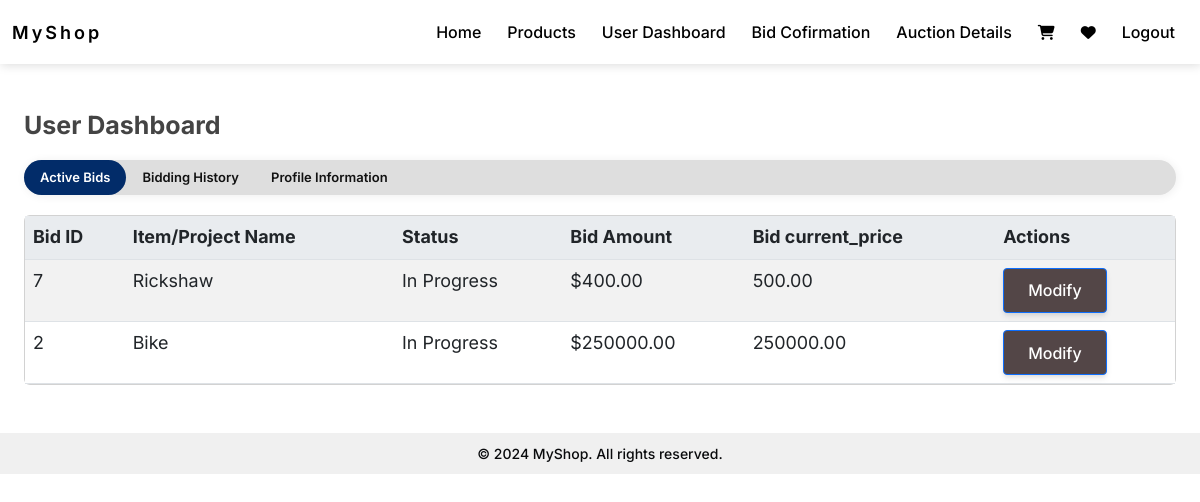
/bids/dashboard/ (signed in), run on the app's committed database.
### bids/models.py (models this page shows, shortened)
class Bid(models.Model):
    product = models.ForeignKey(Product, on_delete=models.CASCADE)
    user = models.ForeignKey(CustomUser, on_delete=models.CASCADE)
    bid_amount = models.DecimalField(max_digits=10, decimal_places=2)
    bid_time = models.DateTimeField(auto_now_add=True)
    payment_completed = models.BooleanField(default=False)  # Track payment status
    class Meta:
        ordering = ['-bid_time']  # Show latest bids first

class Product(models.Model):
    name = models.CharField(max_length=200)
    description = models.TextField()
    starting_price = models.DecimalField(max_digits=10, decimal_places=2)
    current_price = models.DecimalField(max_digits=10, decimal_places=2, blank=True, null=True)
    auction_start_time = models.DateTimeField()
    auction_end_time = models.DateTimeField()
    image = models.ImageField(upload_to='product_images/', null=True, blank=True)
    video = models.FileField(upload_to='product_videos/', null=True, blank=True)
    owner = models.ForeignKey(CustomUser, on_delete=models.SET_NULL, null=True, blank=True)

### bids/views.py (the view, shortened to what this page needs)
# urls.py: path('dashboard/', views.dashboard, name='dashboard'),
def dashboard(request):
    user_id = request.session.get('user_id')
    if not user_id:
        messages.error(request, 'You need to log in first.')
        return redirect('users:login')
    user1 = CustomUser.objects.get(pk=user_id)
    active_bids = Bid.objects.filter(user=user1, product__auction_end_time__gte=timezone.now())
    past_bids = Bid.objects.filter(user=user1, product__auction_end_time__lt=timezone.now())
    user = get_object_or_404(CustomUser, id=user_id)
    return render(request, 'dashboard.html', {'user': user,'active_bids': active_bids, 'past_bids': past_bids})

### bids/templates/dashboard.html (shortened to what this page needs)
{% extends 'base.html' %}
{% block content %}
<div class="UserDashboard py-5">
    <div class="container">
<h1 class="Title">User Dashboard</h1>
        <ul class="nav nav-pills" id="pills-tab" role="tablist">
    <li class="nav-item" role="presentation">
        <a class="nav-link active" id="pills-active-bids-tab" data-bs-toggle="pill" href="#pills-active-bids" role="tab" aria-controls="pills-active-bids" aria-selected="true">Active Bids</a>
    </li>
    <li class="nav-item" role="presentation">
        <a class="nav-link" id="pills-bidding-history-tab" data-bs-toggle="pill" href="#pills-bidding-history" role="tab" aria-controls="pills-bidding-history" aria-selected="false">Bidding History</a>
    </li>
    <li class="nav-item" role="presentation">
        <a class="nav-link" id="pills-profile-info-tab" data-bs-toggle="pill" href="#pills-profile-info" role="tab" aria-controls="pills-profile-info" aria-selected="false">Profile Information</a>
    </li>
</ul>
<div class="tab-content" id="pills-tabContent">
    <div class="tab-pane fade show active" id="pills-active-bids" role="tabpanel" aria-labelledby="pills-active-bids-tab">
        <div class="dashboard-section">
            <div class="card">
                <div class="card-body">
                    <table class="table table-striped">
                        <thead>
                            <tr>
                                <th>Bid ID</th>
                                <th>Item/Project Name</th>
                                <th>Status</th>
                                <th>Bid Amount</th>
                                <th>Bid current_price</th>
                                <th>Actions</th>
                            </tr>
                        </thead>
                        <tbody>
                            {% for bid in active_bids %}
                            <tr>
                                <td>{{ bid.id }}</td>
                                <td>{{ bid.product.name }}</td>
                                <td> In Progress</td>
                                <td>${{ bid.bid_amount }}</td>
                                <td>{{ bid.product.current_price }}</td>
                                <td>
                                    <a class="btn btn-primary btn-sm" href="{% url 'bids:product_detail' bid.product.id %}">Modify</a>
                                </td>
                            </tr>
                            {% empty %}
                            <tr><td colspan="6" style="text-align:center;">No active bids.</td></tr>
                            {% endfor %}
                        </tbody>
                    </table>
                </div>
            </div>
        </div>
    </div>
</div>
</div>
</div>
{% endblock %}

### static/css/style.css (style rules this page uses)
body { margin: 0; padding: 0; box-sizing: border-box; font-family: "Poppins", sans-serif; }
.Title { color: #444444; font-weight: 700; font-size: 25px; margin-bottom: 20px; }
.UserDashboard .nav-pills { --bs-nav-pills-border-radius: var(--bs-border-radius); --bs-nav-pills-link-active-color: #fff; --bs-nav-pills-link-active-bg: #022c69; background: #dedede; color:#fff; box-shadow: 1px 1px 10px rgb(0 0 0 / 7%); border-radius: 27px; }
.UserDashboard .nav-pills .nav-link { border-radius: var(--bs-nav-pills-border-radius); color: #111; font-size: 13px; font-weight: 600; }
.UserDashboard .nav-pills .nav-link.active,.UserDashboard .nav-pills .show>.nav-link { color: #fff !important; background-color: var(--bs-nav-pills-link-active-bg); border-radius: 30px; }
.UserDashboard .card-body { padding: 0; overflow-x: auto; }
.UserDashboard .table { margin: 0; }
table td { white-space:nowrap; }

### static/css/ProductDetails.css (style rules this page uses)
:root { --color-white-100: hsl(205, 5%, 100%); --color-white-200: hsl(205, 5%, 90%); --color-white-300: hsl(205, 5%, 80%); --color-white-400: hsl(205, 5%, 65%); --color-white-500: hsl(205, 5%, 50%); --color-black-100: hsl(210, 15%, 12%); --color-black-200: hsl(210, 15%, 10%); --color-black-300: hsl(210, 15%, 8%); --color-black-400: hsl(210, 15%, 6%); --color-black-500: hsl(210, 15%, 4%); --color-brown-100: hsl(355, 8%, 70%); --color-brown-200: hsl(355, 8%, 60%); --color-brown-300: hsl(355, 8%, 50%); --color-brown-400: hsl(355, 8%, 40%); --color-brown-500: hsl(355, 8%, 30%); --display-small: clamp(1.71rem, calc(0.39vw + 1.64rem), 1.95rem); --display-base: clamp(2.06rem, calc(0.47vw + 1.96rem), 2.34rem); --display-medium: clamp(2.47rem, calc(0.56vw + 2.36rem), 2.9rem); --display-large: clamp(2.97rem, calc(0.68vw + 2.83rem), 3.37rem); --display-extra: clamp(3.57rem, calc(0.81vw + 3.39rem), 4.05rem); --text-tiny: clamp(0.84rem, calc(0.12vw + 0.8rem), 0.89rem); --text-small: clamp(0.93rem, calc(0.13vw + 0.91rem), 1rem); --text-base: clamp(1.05rem, calc(0.15vw + 1.01rem), 1.12rem); --text-medium: clamp(1.18rem, calc(0.17vw + 1.14rem), 1.26rem); --text-large: clamp(1.32rem, calc(0.19vw + 1.28rem), 1.41rem); --shadow-small: 0 1px 3px 0 rgba(0, 0, 0, 0.1), 0 1px 2px 0 rgba(0, 0, 0, 0.06); --shadow-medium: 0 4px 6px -1px rgba(0, 0, 0, 0.1), 0 2px 4px -1px rgba(0, 0, 0, 0.06); --shadow-large: 0 10px 15px -3px rgba(0, 0, 0, 0.1), 0 4px 6px -2px rgba(0, 0, 0, 0.05); }
*, *::before, *::after { padding: 0; margin: 0; box-sizing: border-box; list-style: none; list-style-type: none; text-decoration: none; -webkit-font-smoothing: antialiased; -moz-osx-font-smoothing: grayscale; text-rendering: optimizeLegibility; }
html { font-size: 100%; box-sizing: inherit; scroll-behavior: smooth; height: -webkit-fill-available; }
body { font-family: "Inter", system-ui, ui-sans-serif, sans-serif; font-size: var(--text-base); font-weight: normal; line-height: 1.5; color: var(--color-black-500); background-color: var(--color-white-100); }
a, button { cursor: pointer; -webkit-user-select: none; -moz-user-select: none; -ms-user-select: none; user-select: none; white-space: nowrap; border: none; outline: none; background: none; }
h1, h2, h3, h4, h5 { line-height: 1.1; text-wrap: balance; word-wrap: break-word; }
p, li { text-wrap: pretty; line-height: inherit; word-wrap: break-word; }
.container { max-width: 75rem; height: auto; margin-inline: auto; padding-inline: 1.5rem; }
.btn { display: inline-flex; font-family: inherit; font-size: 1rem; font-weight: 500; line-height: 1.5; padding-block: 0.6rem; padding-inline: 1.5rem; align-items: center; justify-content: center; vertical-align: baseline; -moz-column-gap: 0.25rem; column-gap: 0.25rem; white-space: nowrap; border-radius: 0.25rem; transition: all 0.2s ease; }
.btn-primary { color: var(--color-white-100); background-color: var(--color-brown-500); box-shadow: var(--shadow-medium); }

### bids/templates/dashboard.html (style rules this page uses)
.dashboard-section { margin-top: 20px; }
.table thead th { background-color: #e9ecef; }

### data on the page
Bid: id "7", product.name "Rickshaw", bid_amount "400.00", product.current_price "500.00"
Bid: id "2", product.name "Bike", bid_amount "250000.00", product.current_price "250000.00"
